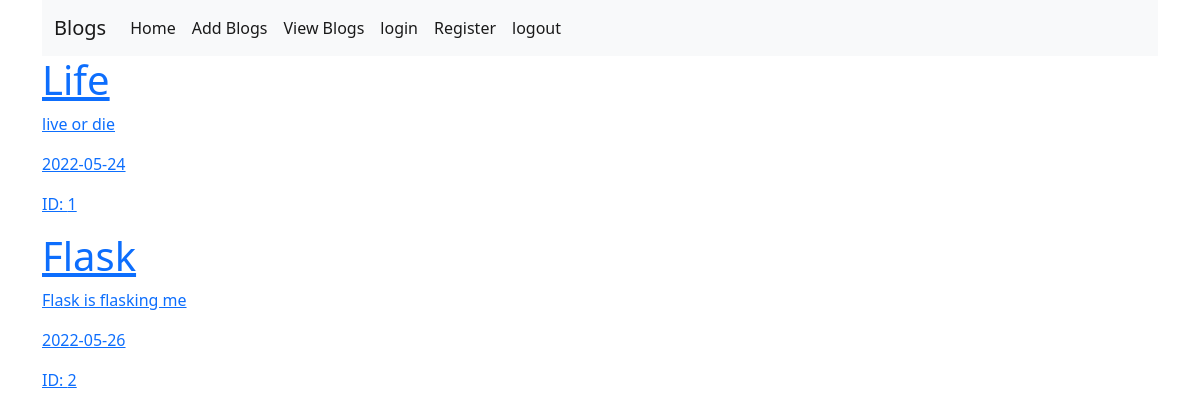
The app's page /blogs, older data.
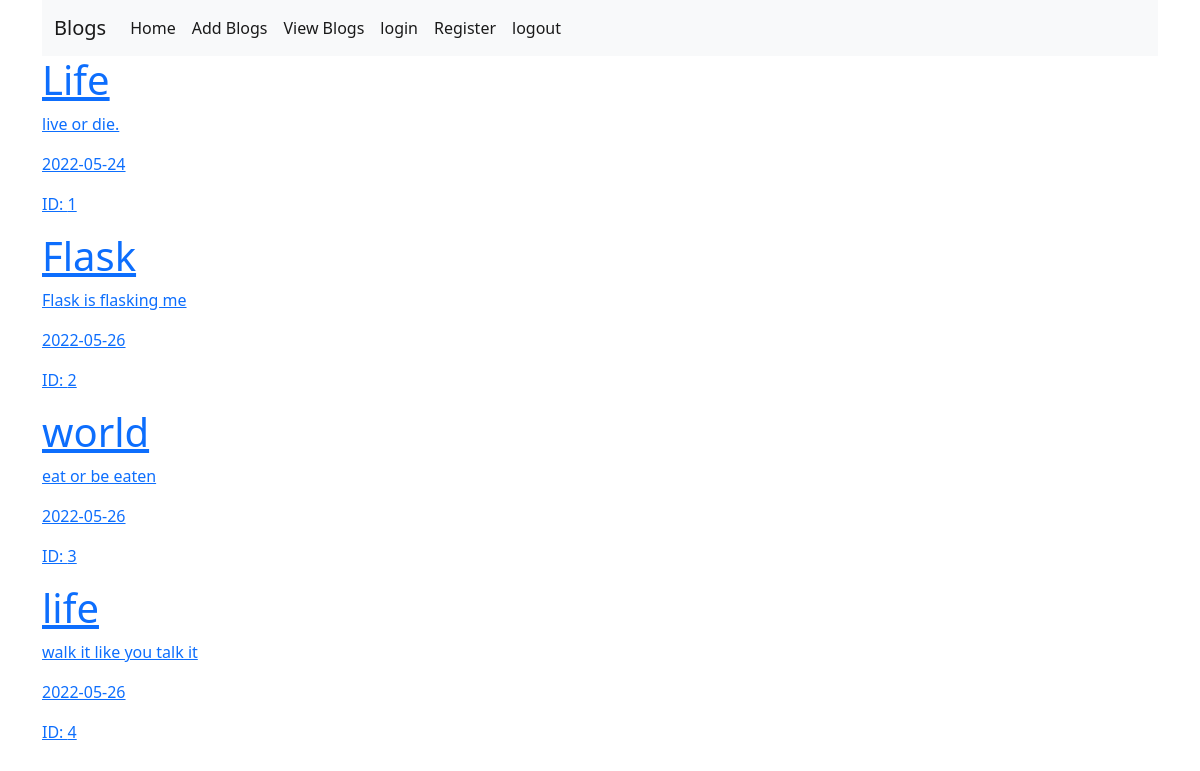
The same page, newer data.
### app/main/models.py (models this page shows, shortened)
class BaseModel():
    def create(self):
        db.session.add(self)
        db.session.commit()

class Blog(BaseModel, db.Model):
    id = db.Column(db.Integer, primary_key=True)
    title = db.Column(db.String(500), nullable=False)
    blog = db.Column(db.String(1000), nullable=False)
    timestamp = db.Column(db.Date(), nullable=False)
    user_id = db.Column(db.Integer, db.ForeignKey('user.id'))

### app/main/views.py (the view)
@main.route('/blogs', methods=['GET'])
def get_all_blogs():
    blogs = Blog.query.all()
    return render_template('blogsIndex.html', blogs=blogs)

### app/templates/blogsIndex.html
{% extends 'base.html' %} {% block main_content %}
{% for blog in blogs %}
<a href="{{ url_for( 'main.get_blog' , id=blog.id ) }}">
  <h1>
    {{blog.title}}
  </h1>
  <p>
    {{blog.blog}}
  </p>
  <p>
    {{blog.timestamp.isoformat()}}
  </p>
  <p>
    ID: {{blog.id}}
  </p>
</a>
{% endfor %}
{% endblock %}

### app/templates/base.html (shortened to what this page needs)
<!DOCTYPE html>
<html lang="en">
  <head>
    <link
      href="https://cdn.jsdelivr.net/npm/bootstrap@5.2.0-beta1/dist/css/bootstrap.min.css"
      rel="stylesheet"
    />
    <link rel="stylesheet" href="{{url_for('static',filename='styles.css')}}" />
  </head>
  <body>
    <div class="container">
      {% block navbar %} {% include 'navbar.html'%} {% endblock %} {% block
      main_content %} {% endblock %}
    </div>
  </body>
</html>

### app/templates/navbar.html (shortened to what this page needs)
<nav class="navbar navbar-expand-lg navbar-light bg-light">
    <div class="container-fluid">
      <a class="navbar-brand" href="#">Blogs</a>
      <div class="collapse navbar-collapse" id="navbarSupportedContent">
        <ul class="navbar-nav me-auto mb-2 mb-lg-0">
          <li class="nav-item">
            <a class="nav-link active" aria-current="page" href="{{url_for('main.home')}}">Home</a>
          </li>
          <li class="nav-item">
            <a class="nav-link active" aria-current="page" href="{{url_for('main.post_blog')}}">Add Blogs</a>
          </li>
          <li class="nav-item">
            <a class="nav-link active" aria-current="page" href="{{url_for('main.get_all_blogs')}}">View Blogs</a>
          </li>
          <li class="nav-item">
            <a class="nav-link active" aria-current="page" href="{{url_for('main.login')}}">login</a>
          </li>
          <li class="nav-item">
            <a class="nav-link active" aria-current="page" href="{{url_for('main.create_user')}}">Register</a>
          </li>
          <li class="nav-item">
            <a class="nav-link active" aria-current="page" href="{{url_for('main.logout')}}">logout</a>
          </li>
        </ul>
      </div>
    </div>
  </nav>

Row changes from the older to the newer data that the page shows:
changed Blog "Life": blog "live or die" → "live or die."
added Blog: title "world", blog "eat or be eaten", timestamp "2022-05-26", id "3"
added Blog: title "life", blog "walk it like you talk it", timestamp "2022-05-26", id "4"
